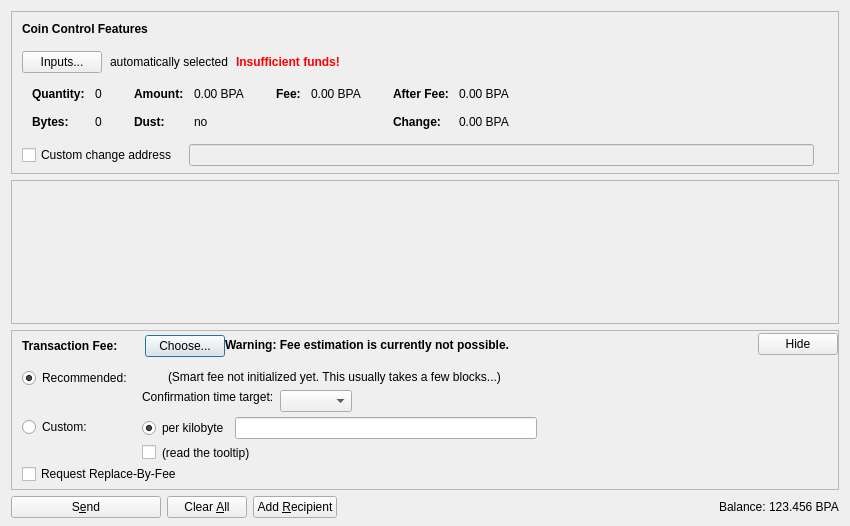
<?xml version="1.0" encoding="UTF-8"?>
<ui version="4.0">
 <class>SendCoinsDialog</class>
 <widget class="QDialog" name="SendCoinsDialog">
  <property name="geometry">
   <rect>
    <x>0</x>
    <y>0</y>
    <width>850</width>
    <height>526</height>
   </rect>
  </property>
  <property name="windowTitle">
   <string>Send Coins</string>
  </property>
  <layout class="QVBoxLayout" name="verticalLayout" stretch="0,1,0,0">
   <property name="bottomMargin">
    <number>8</number>
   </property>
   <item>
    <widget class="QFrame" name="frameCoinControl">
     <property name="sizePolicy">
      <sizepolicy hsizetype="Expanding" vsizetype="Expanding">
       <horstretch>0</horstretch>
       <verstretch>0</verstretch>
      </sizepolicy>
     </property>
     <property name="maximumSize">
      <size>
       <width>16777215</width>
       <height>16777215</height>
      </size>
     </property>
     <property name="frameShape">
      <enum>QFrame::StyledPanel</enum>
     </property>
     <property name="frameShadow">
      <enum>QFrame::Sunken</enum>
     </property>
     <layout class="QVBoxLayout" name="verticalLayoutCoinControl2">
      <property name="spacing">
       <number>0</number>
      </property>
      <property name="leftMargin">
       <number>0</number>
      </property>
      <property name="topMargin">
       <number>0</number>
      </property>
      <property name="rightMargin">
       <number>0</number>
      </property>
      <property name="bottomMargin">
       <number>6</number>
      </property>
      <item>
       <layout class="QVBoxLayout" name="verticalLayoutCoinControl" stretch="0,0,0,0,1">
        <property name="spacing">
         <number>0</number>
        </property>
        <property name="leftMargin">
         <number>10</number>
        </property>
        <property name="topMargin">
         <number>10</number>
        </property>
        <item>
         <layout class="QHBoxLayout" name="horizontalLayoutCoinControl1">
          <property name="bottomMargin">
           <number>15</number>
          </property>
          <item>
           <widget class="QLabel" name="labelCoinControlFeatures">
            <property name="sizePolicy">
             <sizepolicy hsizetype="Preferred" vsizetype="Maximum">
              <horstretch>0</horstretch>
              <verstretch>0</verstretch>
             </sizepolicy>
            </property>
            <property name="font">
             <font>
              <weight>75</weight>
              <bold>true</bold>
             </font>
            </property>
            <property name="styleSheet">
             <string notr="true">font-weight:bold;</string>
            </property>
            <property name="text">
             <string>Coin Control Features</string>
            </property>
           </widget>
          </item>
         </layout>
        </item>
        <item>
         <layout class="QHBoxLayout" name="horizontalLayoutCoinControl2" stretch="0,0,0,0">
          <property name="spacing">
           <number>8</number>
          </property>
          <property name="bottomMargin">
           <number>10</number>
          </property>
          <item>
           <widget class="QPushButton" name="pushButtonCoinControl">
            <property name="styleSheet">
             <string notr="true"/>
            </property>
            <property name="text">
             <string>Inputs...</string>
            </property>
            <property name="autoDefault">
             <bool>false</bool>
            </property>
           </widget>
          </item>
          <item>
           <widget class="QLabel" name="labelCoinControlAutomaticallySelected">
            <property name="text">
             <string>automatically selected</string>
            </property>
            <property name="margin">
             <number>5</number>
            </property>
           </widget>
          </item>
          <item>
           <widget class="QLabel" name="labelCoinControlInsuffFunds">
            <property name="font">
             <font>
              <weight>75</weight>
              <bold>true</bold>
             </font>
            </property>
            <property name="styleSheet">
             <string notr="true">color:red;font-weight:bold;</string>
            </property>
            <property name="text">
             <string>Insufficient funds!</string>
            </property>
            <property name="margin">
             <number>5</number>
            </property>
           </widget>
          </item>
          <item>
           <spacer name="horizontalSpacerCoinControl">
            <property name="orientation">
             <enum>Qt::Horizontal</enum>
            </property>
            <property name="sizeHint" stdset="0">
             <size>
              <width>40</width>
              <height>1</height>
             </size>
            </property>
           </spacer>
          </item>
         </layout>
        </item>
        <item>
         <widget class="QWidget" name="widgetCoinControl" native="true">
          <property name="sizePolicy">
           <sizepolicy hsizetype="Preferred" vsizetype="Preferred">
            <horstretch>0</horstretch>
            <verstretch>0</verstretch>
           </sizepolicy>
          </property>
          <property name="minimumSize">
           <size>
            <width>0</width>
            <height>0</height>
           </size>
          </property>
          <property name="styleSheet">
           <string notr="true"/>
          </property>
          <layout class="QHBoxLayout" name="horizontalLayoutCoinControl5">
           <property name="leftMargin">
            <number>0</number>
           </property>
           <property name="topMargin">
            <number>0</number>
           </property>
           <property name="rightMargin">
            <number>0</number>
           </property>
           <property name="bottomMargin">
            <number>0</number>
           </property>
           <item>
            <layout class="QHBoxLayout" name="horizontalLayoutCoinControl3" stretch="0,0,0,1">
             <property name="spacing">
              <number>20</number>
             </property>
             <property name="topMargin">
              <number>0</number>
             </property>
             <property name="bottomMargin">
              <number>10</number>
             </property>
             <item>
              <layout class="QFormLayout" name="formLayoutCoinControl1">
               <property name="horizontalSpacing">
                <number>10</number>
               </property>
               <property name="verticalSpacing">
                <number>14</number>
               </property>
               <property name="leftMargin">
                <number>10</number>
               </property>
               <property name="topMargin">
                <number>4</number>
               </property>
               <property name="rightMargin">
                <number>6</number>
               </property>
               <item row="0" column="0">
                <widget class="QLabel" name="labelCoinControlQuantityText">
                 <property name="font">
                  <font>
                   <weight>75</weight>
                   <bold>true</bold>
                  </font>
                 </property>
                 <property name="text">
                  <string>Quantity:</string>
                 </property>
                 <property name="margin">
                  <number>0</number>
                 </property>
                </widget>
               </item>
               <item row="0" column="1">
                <widget class="QLabel" name="labelCoinControlQuantity">
                 <property name="cursor">
                  <cursorShape>IBeamCursor</cursorShape>
                 </property>
                 <property name="contextMenuPolicy">
                  <enum>Qt::ActionsContextMenu</enum>
                 </property>
                 <property name="text">
                  <string notr="true">0</string>
                 </property>
                 <property name="margin">
                  <number>0</number>
                 </property>
                 <property name="textInteractionFlags">
                  <set>Qt::LinksAccessibleByMouse|Qt::TextSelectableByKeyboard|Qt::TextSelectableByMouse</set>
                 </property>
                </widget>
               </item>
               <item row="1" column="0">
                <widget class="QLabel" name="labelCoinControlBytesText">
                 <property name="font">
                  <font>
                   <weight>75</weight>
                   <bold>true</bold>
                  </font>
                 </property>
                 <property name="text">
                  <string>Bytes:</string>
                 </property>
                </widget>
               </item>
               <item row="1" column="1">
                <widget class="QLabel" name="labelCoinControlBytes">
                 <property name="cursor">
                  <cursorShape>IBeamCursor</cursorShape>
                 </property>
                 <property name="contextMenuPolicy">
                  <enum>Qt::ActionsContextMenu</enum>
                 </property>
                 <property name="text">
                  <string notr="true">0</string>
                 </property>
                 <property name="textInteractionFlags">
                  <set>Qt::LinksAccessibleByMouse|Qt::TextSelectableByKeyboard|Qt::TextSelectableByMouse</set>
                 </property>
                </widget>
               </item>
              </layout>
             </item>
             <item>
              <layout class="QFormLayout" name="formLayoutCoinControl2">
               <property name="horizontalSpacing">
                <number>10</number>
               </property>
               <property name="verticalSpacing">
                <number>14</number>
               </property>
               <property name="leftMargin">
                <number>6</number>
               </property>
               <property name="topMargin">
                <number>4</number>
               </property>
               <property name="rightMargin">
                <number>6</number>
               </property>
               <item row="0" column="0">
                <widget class="QLabel" name="labelCoinControlAmountText">
                 <property name="font">
                  <font>
                   <weight>75</weight>
                   <bold>true</bold>
                  </font>
                 </property>
                 <property name="text">
                  <string>Amount:</string>
                 </property>
                 <property name="margin">
                  <number>0</number>
                 </property>
                </widget>
               </item>
               <item row="0" column="1">
                <widget class="QLabel" name="labelCoinControlAmount">
                 <property name="cursor">
                  <cursorShape>IBeamCursor</cursorShape>
                 </property>
                 <property name="contextMenuPolicy">
                  <enum>Qt::ActionsContextMenu</enum>
                 </property>
                 <property name="text">
                  <string notr="true">0.00 BPA</string>
                 </property>
                 <property name="textInteractionFlags">
                  <set>Qt::LinksAccessibleByMouse|Qt::TextSelectableByKeyboard|Qt::TextSelectableByMouse</set>
                 </property>
                </widget>
               </item>
               <item row="1" column="0">
                <widget class="QLabel" name="labelCoinControlLowOutputText">
                 <property name="font">
                  <font>
                   <weight>75</weight>
                   <bold>true</bold>
                  </font>
                 </property>
                 <property name="text">
                  <string>Dust:</string>
                 </property>
                </widget>
               </item>
               <item row="1" column="1">
                <widget class="QLabel" name="labelCoinControlLowOutput">
                 <property name="cursor">
                  <cursorShape>IBeamCursor</cursorShape>
                 </property>
                 <property name="contextMenuPolicy">
                  <enum>Qt::ActionsContextMenu</enum>
                 </property>
                 <property name="text">
                  <string notr="true">no</string>
                 </property>
                 <property name="textInteractionFlags">
                  <set>Qt::LinksAccessibleByMouse|Qt::TextSelectableByKeyboard|Qt::TextSelectableByMouse</set>
                 </property>
                </widget>
               </item>
              </layout>
             </item>
             <item>
              <layout class="QFormLayout" name="formLayoutCoinControl3">
               <property name="horizontalSpacing">
                <number>10</number>
               </property>
               <property name="verticalSpacing">
                <number>14</number>
               </property>
               <property name="leftMargin">
                <number>6</number>
               </property>
               <property name="topMargin">
                <number>4</number>
               </property>
               <property name="rightMargin">
                <number>6</number>
               </property>
               <item row="0" column="0">
                <widget class="QLabel" name="labelCoinControlFeeText">
                 <property name="font">
                  <font>
                   <weight>75</weight>
                   <bold>true</bold>
                  </font>
                 </property>
                 <property name="text">
                  <string>Fee:</string>
                 </property>
                 <property name="margin">
                  <number>0</number>
                 </property>
                </widget>
               </item>
               <item row="0" column="1">
                <widget class="QLabel" name="labelCoinControlFee">
                 <property name="cursor">
                  <cursorShape>IBeamCursor</cursorShape>
                 </property>
                 <property name="contextMenuPolicy">
                  <enum>Qt::ActionsContextMenu</enum>
                 </property>
                 <property name="text">
                  <string notr="true">0.00 BPA</string>
                 </property>
                 <property name="textInteractionFlags">
                  <set>Qt::LinksAccessibleByMouse|Qt::TextSelectableByKeyboard|Qt::TextSelectableByMouse</set>
                 </property>
                </widget>
               </item>
              </layout>
             </item>
             <item>
              <layout class="QFormLayout" name="formLayoutCoinControl4">
               <property name="horizontalSpacing">
                <number>10</number>
               </property>
               <property name="verticalSpacing">
                <number>14</number>
               </property>
               <property name="leftMargin">
                <number>6</number>
               </property>
               <property name="topMargin">
                <number>4</number>
               </property>
               <property name="rightMargin">
                <number>6</number>
               </property>
               <item row="0" column="0">
                <widget class="QLabel" name="labelCoinControlAfterFeeText">
                 <property name="font">
                  <font>
                   <weight>75</weight>
                   <bold>true</bold>
                  </font>
                 </property>
                 <property name="text">
                  <string>After Fee:</string>
                 </property>
                 <property name="margin">
                  <number>0</number>
                 </property>
                </widget>
               </item>
               <item row="0" column="1">
                <widget class="QLabel" name="labelCoinControlAfterFee">
                 <property name="cursor">
                  <cursorShape>IBeamCursor</cursorShape>
                 </property>
                 <property name="contextMenuPolicy">
                  <enum>Qt::ActionsContextMenu</enum>
                 </property>
                 <property name="text">
                  <string notr="true">0.00 BPA</string>
                 </property>
                 <property name="textInteractionFlags">
                  <set>Qt::LinksAccessibleByMouse|Qt::TextSelectableByKeyboard|Qt::TextSelectableByMouse</set>
                 </property>
                </widget>
               </item>
               <item row="1" column="0">
                <widget class="QLabel" name="labelCoinControlChangeText">
                 <property name="font">
                  <font>
                   <weight>75</weight>
                   <bold>true</bold>
                  </font>
                 </property>
                 <property name="text">
                  <string>Change:</string>
                 </property>
                </widget>
               </item>
               <item row="1" column="1">
                <widget class="QLabel" name="labelCoinControlChange">
                 <property name="cursor">
                  <cursorShape>IBeamCursor</cursorShape>
                 </property>
                 <property name="contextMenuPolicy">
                  <enum>Qt::ActionsContextMenu</enum>
                 </property>
                 <property name="text">
                  <string notr="true">0.00 BPA</string>
                 </property>
                 <property name="textInteractionFlags">
                  <set>Qt::LinksAccessibleByMouse|Qt::TextSelectableByKeyboard|Qt::TextSelectableByMouse</set>
                 </property>
                </widget>
               </item>
              </layout>
             </item>
            </layout>
           </item>
          </layout>
         </widget>
        </item>
        <item>
         <layout class="QHBoxLayout" name="horizontalLayoutCoinControl4" stretch="0,0,0">
          <property name="spacing">
           <number>12</number>
          </property>
          <property name="sizeConstraint">
           <enum>QLayout::SetDefaultConstraint</enum>
          </property>
          <property name="topMargin">
           <number>5</number>
          </property>
          <property name="rightMargin">
           <number>5</number>
          </property>
          <item>
           <widget class="QCheckBox" name="checkBoxCoinControlChange">
            <property name="toolTip">
             <string>If this is activated, but the change address is empty or invalid, change will be sent to a newly generated address.</string>
            </property>
            <property name="text">
             <string>Custom change address</string>
            </property>
           </widget>
          </item>
          <item>
           <widget class="QValidatedLineEdit" name="lineEditCoinControlChange">
            <property name="enabled">
             <bool>false</bool>
            </property>
            <property name="sizePolicy">
             <sizepolicy hsizetype="Expanding" vsizetype="Fixed">
              <horstretch>0</horstretch>
              <verstretch>0</verstretch>
             </sizepolicy>
            </property>
           </widget>
          </item>
          <item>
           <widget class="QLabel" name="labelCoinControlChangeLabel">
            <property name="sizePolicy">
             <sizepolicy hsizetype="Preferred" vsizetype="Expanding">
              <horstretch>0</horstretch>
              <verstretch>0</verstretch>
             </sizepolicy>
            </property>
            <property name="minimumSize">
             <size>
              <width>0</width>
              <height>0</height>
             </size>
            </property>
            <property name="text">
             <string/>
            </property>
            <property name="margin">
             <number>3</number>
            </property>
           </widget>
          </item>
         </layout>
        </item>
        <item>
         <spacer name="verticalSpacerCoinControl">
          <property name="orientation">
           <enum>Qt::Vertical</enum>
          </property>
          <property name="sizeHint" stdset="0">
           <size>
            <width>800</width>
            <height>1</height>
           </size>
          </property>
         </spacer>
        </item>
       </layout>
      </item>
     </layout>
    </widget>
   </item>
   <item>
    <widget class="QScrollArea" name="scrollArea">
     <property name="widgetResizable">
      <bool>true</bool>
     </property>
     <widget class="QWidget" name="scrollAreaWidgetContents">
      <property name="geometry">
       <rect>
        <x>0</x>
        <y>0</y>
        <width>830</width>
        <height>104</height>
       </rect>
      </property>
      <layout class="QVBoxLayout" name="verticalLayout_2" stretch="0,1">
       <property name="leftMargin">
        <number>0</number>
       </property>
       <property name="topMargin">
        <number>0</number>
       </property>
       <property name="rightMargin">
        <number>0</number>
       </property>
       <property name="bottomMargin">
        <number>0</number>
       </property>
       <item>
        <layout class="QVBoxLayout" name="entries">
         <property name="spacing">
          <number>6</number>
         </property>
        </layout>
       </item>
       <item>
        <spacer name="verticalSpacer">
         <property name="orientation">
          <enum>Qt::Vertical</enum>
         </property>
         <property name="sizeHint" stdset="0">
          <size>
           <width>20</width>
           <height>40</height>
          </size>
         </property>
        </spacer>
       </item>
      </layout>
     </widget>
    </widget>
   </item>
   <item>
    <widget class="QFrame" name="frameFee">
     <property name="sizePolicy">
      <sizepolicy hsizetype="Expanding" vsizetype="Expanding">
       <horstretch>0</horstretch>
       <verstretch>0</verstretch>
      </sizepolicy>
     </property>
     <property name="maximumSize">
      <size>
       <width>16777215</width>
       <height>16777215</height>
      </size>
     </property>
     <property name="frameShape">
      <enum>QFrame::StyledPanel</enum>
     </property>
     <property name="frameShadow">
      <enum>QFrame::Sunken</enum>
     </property>
     <layout class="QVBoxLayout" name="verticalLayoutFee1">
      <property name="spacing">
       <number>0</number>
      </property>
      <property name="leftMargin">
       <number>0</number>
      </property>
      <property name="topMargin">
       <number>0</number>
      </property>
      <property name="rightMargin">
       <number>0</number>
      </property>
      <property name="bottomMargin">
       <number>0</number>
      </property>
      <item>
       <layout class="QVBoxLayout" name="verticalLayoutFee2" stretch="0,0,0">
        <property name="spacing">
         <number>0</number>
        </property>
        <property name="leftMargin">
         <number>10</number>
        </property>
        <property name="topMargin">
         <number>0</number>
        </property>
        <item>
         <layout class="QHBoxLayout" name="horizontalLayoutFee1">
          <property name="bottomMargin">
           <number>0</number>
          </property>
          <item>
           <layout class="QVBoxLayout" name="verticalLayoutFee7">
            <property name="spacing">
             <number>0</number>
            </property>
            <item>
             <spacer name="verticalSpacerSmartFee">
              <property name="orientation">
               <enum>Qt::Vertical</enum>
              </property>
              <property name="sizeType">
               <enum>QSizePolicy::Fixed</enum>
              </property>
              <property name="sizeHint" stdset="0">
               <size>
                <width>1</width>
                <height>4</height>
               </size>
              </property>
             </spacer>
            </item>
            <item>
             <layout class="QHBoxLayout" name="horizontalLayoutSmartFee">
              <property name="spacing">
               <number>10</number>
              </property>
              <item>
               <widget class="QLabel" name="labelFeeHeadline">
                <property name="sizePolicy">
                 <sizepolicy hsizetype="Preferred" vsizetype="Maximum">
                  <horstretch>0</horstretch>
                  <verstretch>0</verstretch>
                 </sizepolicy>
                </property>
                <property name="font">
                 <font>
                  <weight>75</weight>
                  <bold>true</bold>
                 </font>
                </property>
                <property name="styleSheet">
                 <string notr="true">font-weight:bold;</string>
                </property>
                <property name="text">
                 <string>Transaction Fee:</string>
                </property>
               </widget>
              </item>
              <item>
               <widget class="QLabel" name="labelFeeMinimized">
                <property name="text">
                 <string/>
                </property>
               </widget>
              </item>
              <item>
               <widget class="QPushButton" name="buttonChooseFee">
                <property name="text">
                 <string>Choose...</string>
                </property>
               </widget>
              </item>
             </layout>
            </item>
            <item>
             <spacer name="verticalSpacer_5">
              <property name="orientation">
               <enum>Qt::Vertical</enum>
              </property>
              <property name="sizeHint" stdset="0">
               <size>
                <width>1</width>
                <height>1</height>
               </size>
              </property>
             </spacer>
            </item>
           </layout>
          </item>
          <item>
           <widget class="QLabel" name="fallbackFeeWarningLabel">
            <property name="toolTip">
             <string>Using the fallbackfee can result in sending a transaction that will take several hours or days (or never) to confirm. Consider choosing your fee manually or wait until you have validated the complete chain.</string>
            </property>
            <property name="font">
            <font>
                <weight>75</weight>
                <bold>true</bold>
            </font>
            </property>
            <property name="text">
             <string>Warning: Fee estimation is currently not possible.</string>
            </property>
            <property name="wordWrap">
             <bool>false</bool>
            </property>
           </widget>
          </item>
          <item>
           <spacer name="horizontalSpacer_4">
            <property name="orientation">
             <enum>Qt::Horizontal</enum>
            </property>
            <property name="sizeType">
             <enum>QSizePolicy::MinimumExpanding</enum>
            </property>
            <property name="sizeHint" stdset="0">
             <size>
              <width>40</width>
              <height>20</height>
             </size>
            </property>
           </spacer>
          </item>
          <item>
           <widget class="QPushButton" name="buttonMinimizeFee">
            <property name="toolTip">
             <string>collapse fee-settings</string>
            </property>
            <property name="text">
             <string>Hide</string>
            </property>
           </widget>
          </item>
         </layout>
        </item>
        <item>
         <widget class="QFrame" name="frameFeeSelection">
          <layout class="QVBoxLayout" name="verticalLayoutFee12">
           <property name="spacing">
            <number>0</number>
           </property>
           <property name="leftMargin">
            <number>0</number>
           </property>
           <property name="topMargin">
            <number>0</number>
           </property>
           <property name="rightMargin">
            <number>0</number>
           </property>
           <property name="bottomMargin">
            <number>0</number>
           </property>
           <item>
            <layout class="QGridLayout" name="gridLayoutFee">
             <property name="topMargin">
              <number>10</number>
             </property>
             <property name="bottomMargin">
              <number>4</number>
             </property>
             <property name="horizontalSpacing">
              <number>10</number>
             </property>
             <property name="verticalSpacing">
              <number>4</number>
             </property>
             <item row="1" column="1">
              <layout class="QVBoxLayout" name="verticalLayoutFee8">
               <property name="spacing">
                <number>6</number>
               </property>
               <item>
                <layout class="QHBoxLayout" name="horizontalLayoutFee13">
                 <item>
                  <widget class="QRadioButton" name="radioCustomPerKilobyte">
                   <property name="toolTip">
                    <string>If the custom fee is set to 1000 satoshis and the transaction is only 250 bytes, then &quot;per kilobyte&quot; only pays 250 satoshis in fee, while &quot;total at least&quot; pays 1000 satoshis. For transactions bigger than a kilobyte both pay by kilobyte.</string>
                   </property>
                   <property name="text">
                    <string>per kilobyte</string>
                   </property>
                   <property name="checked">
                    <bool>true</bool>
                   </property>
                   <attribute name="buttonGroup">
                    <string notr="true">groupCustomFee</string>
                   </attribute>
                  </widget>
                 </item>
                 <item>
                  <widget class="BitcoinAmountField" name="customFee"/>
                 </item>
                 <item>
                  <spacer name="horizontalSpacer_6">
                   <property name="orientation">
                    <enum>Qt::Horizontal</enum>
                   </property>
                   <property name="sizeHint" stdset="0">
                    <size>
                     <width>1</width>
                     <height>1</height>
                    </size>
                   </property>
                  </spacer>
                 </item>
                </layout>
               </item>
               <item>
                <layout class="QHBoxLayout" name="horizontalLayoutFee8">
                 <item>
                  <widget class="QCheckBox" name="checkBoxMinimumFee">
                   <property name="toolTip">
                    <string>Paying only the minimum fee is just fine as long as there is less transaction volume than space in the blocks. But be aware that this can end up in a never confirming transaction once there is more demand for bitcoin transactions than the network can process.</string>
                   </property>
                   <property name="text">
                    <string/>
                   </property>
                  </widget>
                 </item>
                 <item>
                  <widget class="QLabel" name="labelMinFeeWarning">
                   <property name="enabled">
                    <bool>true</bool>
                   </property>
                   <property name="toolTip">
                    <string>Paying only the minimum fee is just fine as long as there is less transaction volume than space in the blocks. But be aware that this can end up in a never confirming transaction once there is more demand for bitcoin transactions than the network can process.</string>
                   </property>
                   <property name="text">
                    <string>(read the tooltip)</string>
                   </property>
                   <property name="margin">
                    <number>5</number>
                   </property>
                  </widget>
                 </item>
                 <item>
                  <spacer name="horizontalSpacer_2">
                   <property name="orientation">
                    <enum>Qt::Horizontal</enum>
                   </property>
                   <property name="sizeHint" stdset="0">
                    <size>
                     <width>1</width>
                     <height>1</height>
                    </size>
                   </property>
                  </spacer>
                 </item>
                </layout>
               </item>
              </layout>
             </item>
             <item row="0" column="0">
              <layout class="QVBoxLayout" name="verticalLayoutFee4" stretch="0,1">
               <item>
                <widget class="QRadioButton" name="radioSmartFee">
                 <property name="text">
                  <string>Recommended:</string>
                 </property>
                 <property name="checked">
                  <bool>true</bool>
                 </property>
                 <attribute name="buttonGroup">
                  <string notr="true">groupFee</string>
                 </attribute>
                </widget>
               </item>
               <item>
                <spacer name="verticalSpacer_2">
                 <property name="orientation">
                  <enum>Qt::Vertical</enum>
                 </property>
                 <property name="sizeHint" stdset="0">
                  <size>
                   <width>1</width>
                   <height>1</height>
                  </size>
                 </property>
                </spacer>
               </item>
              </layout>
             </item>
             <item row="1" column="0">
              <layout class="QVBoxLayout" name="verticalLayoutFee9" stretch="0,1">
               <item>
                <widget class="QRadioButton" name="radioCustomFee">
                 <property name="text">
                  <string>Custom:</string>
                 </property>
                 <attribute name="buttonGroup">
                  <string notr="true">groupFee</string>
                 </attribute>
                </widget>
               </item>
               <item>
                <spacer name="verticalSpacer_6">
                 <property name="orientation">
                  <enum>Qt::Vertical</enum>
                 </property>
                 <property name="sizeHint" stdset="0">
                  <size>
                   <width>1</width>
                   <height>1</height>
                  </size>
                 </property>
                </spacer>
               </item>
              </layout>
             </item>
             <item row="0" column="1">
              <layout class="QVBoxLayout" name="verticalLayoutFee3" stretch="0,0,1">
               <property name="spacing">
                <number>6</number>
               </property>
               <property name="topMargin">
                <number>2</number>
               </property>
               <item>
                <layout class="QHBoxLayout" name="horizontalLayoutFee12">
                 <item>
                  <widget class="QLabel" name="labelSmartFee">
                   <property name="text">
                    <string/>
                   </property>
                   <property name="margin">
                    <number>2</number>
                   </property>
                  </widget>
                 </item>
                 <item>
                  <widget class="QLabel" name="labelFeeEstimation">
                   <property name="text">
                    <string/>
                   </property>
                  </widget>
                 </item>
                 <item>
                  <widget class="QLabel" name="labelSmartFee2">
                   <property name="text">
                    <string>(Smart fee not initialized yet. This usually takes a few blocks...)</string>
                   </property>
                   <property name="margin">
                    <number>2</number>
                   </property>
                  </widget>
                 </item>
                 <item>
                  <spacer name="horizontalSpacer_5">
                   <property name="orientation">
                    <enum>Qt::Horizontal</enum>
                   </property>
                   <property name="sizeHint" stdset="0">
                    <size>
                     <width>1</width>
                     <height>1</height>
                    </size>
                   </property>
                  </spacer>
                 </item>
                </layout>
               </item>
               <item>
                <layout class="QHBoxLayout" name="horizontalLayoutFee9">
                 <item>
                  <layout class="QVBoxLayout" name="verticalLayoutFee6">
                   <item>
                    <widget class="QLabel" name="labelSmartFee3">
                     <property name="text">
                      <string>Confirmation time target:</string>
                     </property>
                     <property name="margin">
                      <number>2</number>
                     </property>
                    </widget>
                   </item>
                   <item>
                    <spacer name="verticalSpacer_3">
                     <property name="orientation">
                      <enum>Qt::Vertical</enum>
                     </property>
                     <property name="sizeHint" stdset="0">
                      <size>
                       <width>1</width>
                       <height>1</height>
                      </size>
                     </property>
                    </spacer>
                   </item>
                  </layout>
                 </item>
                 <item>
                  <layout class="QVBoxLayout" name="verticalLayoutFee5">
                   <property name="rightMargin">
                    <number>30</number>
                   </property>
                   <item>
                    <layout class="QHBoxLayout" name="horizontalLayoutConfTarget">
                     <property name="bottomMargin">
                      <number>0</number>
                     </property>
                     <item>
                      <widget class="QComboBox" name="confTargetSelector"/>
                     </item>
                     <item>
                      <spacer name="horizontalSpacerConfTarget">
                       <property name="orientation">
                        <enum>Qt::Horizontal</enum>
                       </property>
                       <property name="sizeHint" stdset="0">
                        <size>
                         <width>40</width>
                         <height>20</height>
                        </size>
                       </property>
                      </spacer>
                     </item>
                    </layout>
                   </item>
                  </layout>
                 </item>
                </layout>
               </item>
               <item>
                <spacer name="verticalSpacer_4">
                 <property name="orientation">
                  <enum>Qt::Vertical</enum>
                 </property>
                 <property name="sizeHint" stdset="0">
                  <size>
                   <width>1</width>
                   <height>1</height>
                  </size>
                 </property>
                </spacer>
               </item>
              </layout>
             </item>
            </layout>
           </item>
           <item>
            <widget class="QCheckBox" name="optInRBF">
             <property name="text">
              <string>Request Replace-By-Fee</string>
             </property>
             <property name="toolTip">
              <string>Indicates that the sender may wish to replace this transaction with a new one paying higher fees (prior to being confirmed).</string>
             </property>
            </widget>
           </item>
          </layout>
         </widget>
        </item>
        <item>
         <spacer name="verticalSpacerFee">
          <property name="orientation">
           <enum>Qt::Vertical</enum>
          </property>
          <property name="sizeHint" stdset="0">
           <size>
            <width>40</width>
            <height>5</height>
           </size>
          </property>
         </spacer>
        </item>
       </layout>
      </item>
     </layout>
    </widget>
   </item>
   <item>
    <layout class="QHBoxLayout" name="horizontalLayout">
     <item>
      <widget class="QPushButton" name="sendButton">
       <property name="minimumSize">
        <size>
         <width>150</width>
         <height>0</height>
        </size>
       </property>
       <property name="toolTip">
        <string>Confirm the send action</string>
       </property>
       <property name="text">
        <string>S&amp;end</string>
       </property>
       <property name="icon">
        <iconset resource="../bitcoin.qrc">
         <normaloff>:/icons/send</normaloff>:/icons/send</iconset>
       </property>
       <property name="autoDefault">
        <bool>false</bool>
       </property>
       <property name="default">
        <bool>false</bool>
       </property>
      </widget>
     </item>
     <item>
      <widget class="QPushButton" name="clearButton">
       <property name="sizePolicy">
        <sizepolicy hsizetype="Minimum" vsizetype="Fixed">
         <horstretch>0</horstretch>
         <verstretch>0</verstretch>
        </sizepolicy>
       </property>
       <property name="toolTip">
        <string>Clear all fields of the form.</string>
       </property>
       <property name="text">
        <string>Clear &amp;All</string>
       </property>
       <property name="icon">
        <iconset resource="../bitcoin.qrc">
         <normaloff>:/icons/remove</normaloff>:/icons/remove</iconset>
       </property>
       <property name="autoDefault">
        <bool>false</bool>
       </property>
      </widget>
     </item>
     <item>
      <widget class="QPushButton" name="addButton">
       <property name="toolTip">
        <string>Send to multiple recipients at once</string>
       </property>
       <property name="text">
        <string>Add &amp;Recipient</string>
       </property>
       <property name="icon">
        <iconset resource="../bitcoin.qrc">
         <normaloff>:/icons/add</normaloff>:/icons/add</iconset>
       </property>
       <property name="autoDefault">
        <bool>false</bool>
       </property>
      </widget>
     </item>
     <item>
      <spacer name="horizontalSpacer">
       <property name="orientation">
        <enum>Qt::Horizontal</enum>
       </property>
       <property name="sizeHint" stdset="0">
        <size>
         <width>40</width>
         <height>20</height>
        </size>
       </property>
      </spacer>
     </item>
     <item>
      <layout class="QHBoxLayout" name="horizontalLayout_2">
       <property name="spacing">
        <number>3</number>
       </property>
       <item>
        <widget class="QLabel" name="label">
         <property name="sizePolicy">
          <sizepolicy hsizetype="Preferred" vsizetype="Fixed">
           <horstretch>0</horstretch>
           <verstretch>0</verstretch>
          </sizepolicy>
         </property>
         <property name="text">
          <string>Balance:</string>
         </property>
        </widget>
       </item>
       <item>
        <widget class="QLabel" name="labelBalance">
         <property name="sizePolicy">
          <sizepolicy hsizetype="Preferred" vsizetype="Fixed">
           <horstretch>0</horstretch>
           <verstretch>0</verstretch>
          </sizepolicy>
         </property>
         <property name="cursor">
          <cursorShape>IBeamCursor</cursorShape>
         </property>
         <property name="text">
          <string notr="true">123.456 BPA</string>
         </property>
         <property name="textInteractionFlags">
          <set>Qt::LinksAccessibleByMouse|Qt::TextSelectableByKeyboard|Qt::TextSelectableByMouse</set>
         </property>
        </widget>
       </item>
      </layout>
     </item>
    </layout>
   </item>
  </layout>
 </widget>
 <customwidgets>
  <customwidget>
   <class>QValidatedLineEdit</class>
   <extends>QLineEdit</extends>
   <header>qvalidatedlineedit.h</header>
  </customwidget>
  <customwidget>
   <class>BitcoinAmountField</class>
   <extends>QLineEdit</extends>
   <header>bitcoinamountfield.h</header>
   <container>1</container>
  </customwidget>
 </customwidgets>
 <resources>
  <include location="../bitcoin.qrc"/>
 </resources>
 <connections/>
 <buttongroups>
  <buttongroup name="groupFee"/>
  <buttongroup name="groupCustomFee"/>
 </buttongroups>
</ui>
